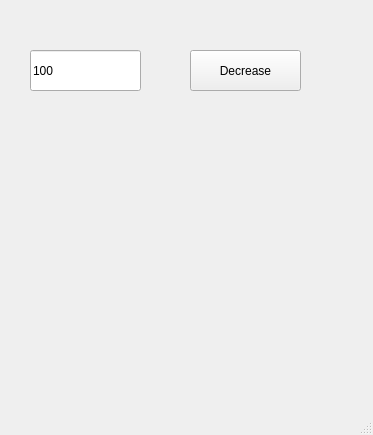
<?xml version="1.0" encoding="UTF-8"?>
<ui version="4.0">
 <class>MainWindow</class>
 <widget class="QMainWindow" name="MainWindow">
  <property name="geometry">
   <rect>
    <x>0</x>
    <y>0</y>
    <width>373</width>
    <height>435</height>
   </rect>
  </property>
  <property name="windowTitle">
   <string>MainWindow</string>
  </property>
  <widget class="QWidget" name="centralwidget">
   <widget class="QLineEdit" name="qle">
    <property name="geometry">
     <rect>
      <x>30</x>
      <y>50</y>
      <width>111</width>
      <height>41</height>
     </rect>
    </property>
    <property name="text">
     <string>100</string>
    </property>
   </widget>
   <widget class="QPushButton" name="pb">
    <property name="geometry">
     <rect>
      <x>190</x>
      <y>50</y>
      <width>111</width>
      <height>41</height>
     </rect>
    </property>
    <property name="text">
     <string>Decrease</string>
    </property>
   </widget>
  </widget>
  <widget class="QMenuBar" name="menubar">
   <property name="geometry">
    <rect>
     <x>0</x>
     <y>0</y>
     <width>373</width>
     <height>26</height>
    </rect>
   </property>
  </widget>
  <widget class="QStatusBar" name="statusbar"/>
 </widget>
 <resources/>
 <connections/>
</ui>
